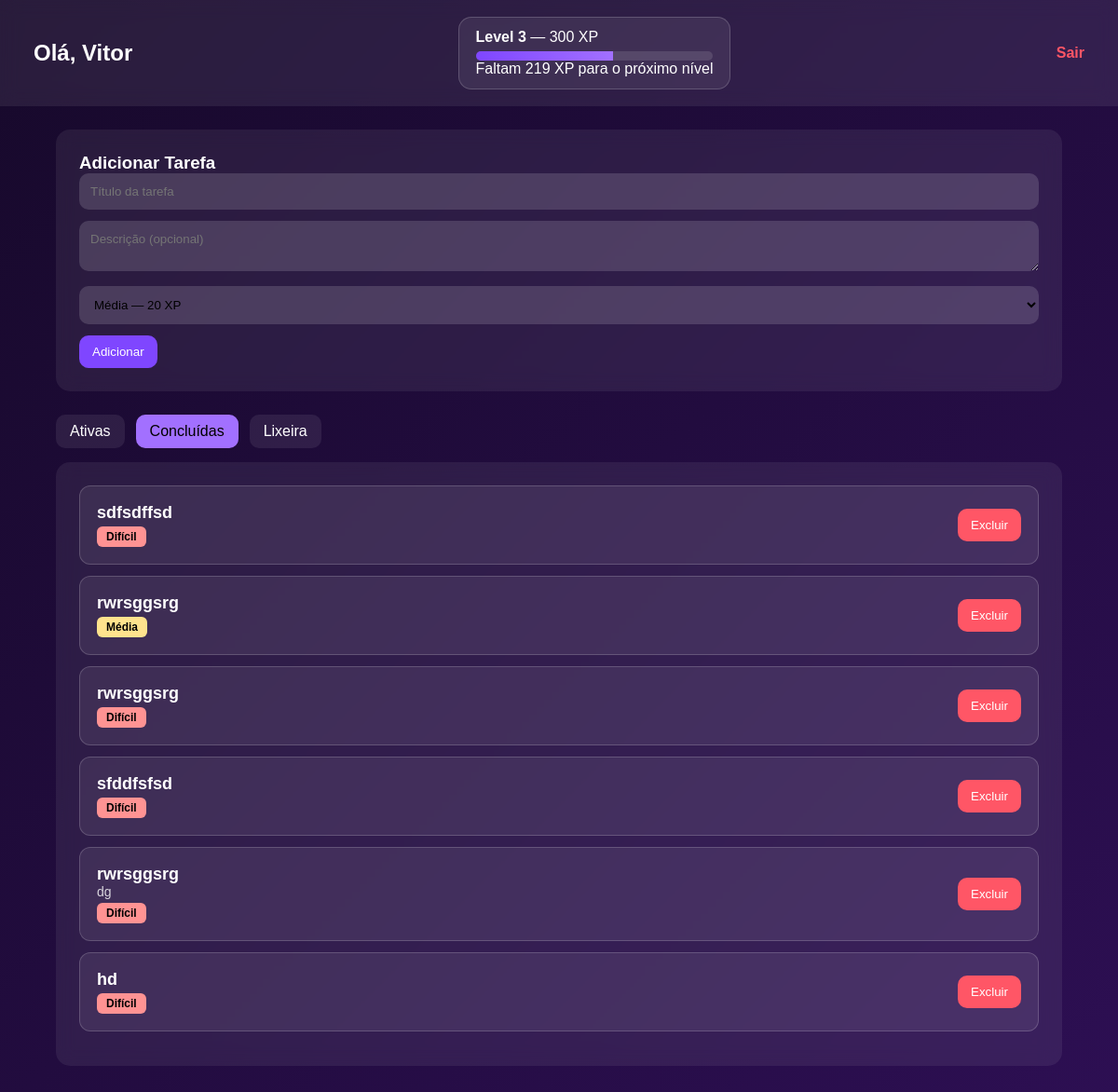
Before: /home/?tab=concluidas (signed in) with the older database file.
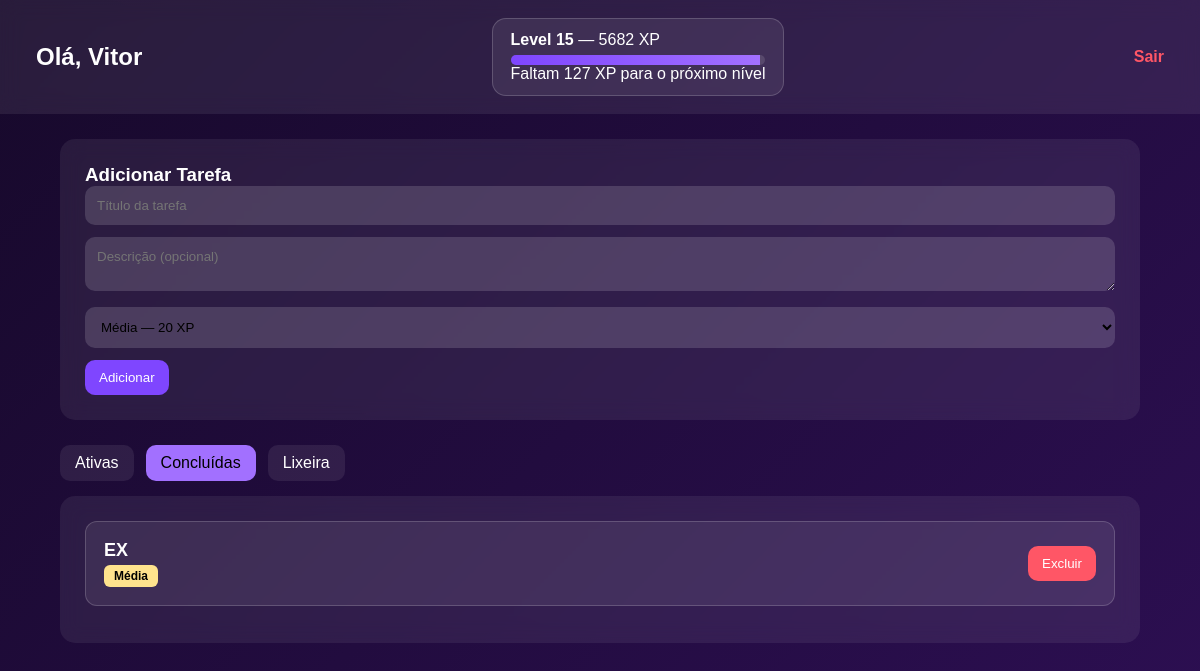
After: the same page with the newer database file.
### piapprojeto/models.py (models this page shows, shortened)
class Tarefa(models.Model):
    DIFICULDADE_CHOICES = [
        ('F', 'Fácil'),
        ('M', 'Média'),
        ('D', 'Difícil'),
    ]
    usuario = models.ForeignKey(User, on_delete=models.CASCADE)
    titulo = models.CharField(max_length=100)
    descricao = models.TextField(blank=True)
    dificuldade = models.CharField(max_length=1, choices=DIFICULDADE_CHOICES, default='M')
    concluida = models.BooleanField(default=False)
    lixeira = models.BooleanField(default=False)
    data_criacao = models.DateTimeField(auto_now_add=True)
    data_conclusao = models.DateTimeField(null=True, blank=True)
    class Meta:
        verbose_name = "Tarefa"
        verbose_name_plural = "Tarefas"

### piapprojeto/views.py (the view, shortened to what this page needs)
# urls.py: path('home/', views.home, name='home'),
@login_required
def home(request):
    perfil, created = PerfilUsuario.objects.get_or_create(usuario=request.user)
    tab = request.GET.get("tab", "ativas")
    if tab == "ativas":
        tarefas = Tarefa.objects.filter(usuario=request.user, concluida=False, lixeira=False)
    elif tab == "concluidas":
        tarefas = Tarefa.objects.filter(usuario=request.user, concluida=True, lixeira=False)
    elif tab == "lixeira":
        tarefas = Tarefa.objects.filter(usuario=request.user, lixeira=True)
    else:
        tarefas = []
    xp_needed = PerfilUsuario.xp_needed_for_level(perfil.level)
    xp_to_next = xp_needed - perfil.xp
    contexto = {
        "tarefas": tarefas,
        "tab": tab,
        "xp": perfil.xp,
        "level": perfil.level,
        "xp_needed_for_level": xp_needed,
        "xp_to_next": xp_to_next,
    }
    return render(request, 'home.html', contexto)

### piapprojeto/models.py (called while the page is built)
    @staticmethod
    def xp_needed_for_level(level):
        return int(100 * (level ** 1.5))

### piapprojeto/templates/home.html (shortened to what this page needs)
<!DOCTYPE html>
<html lang="pt-br">
<head>
    {% load static %}
    <link rel="stylesheet" href="{% static 'css/style.css' %}">
</head>
<body>
<header>
    <h2>Olá, {{ request.user.username }}</h2>
    <div class="xp-box glass">
        <strong>Level {{ level }}</strong> — {{ xp }} XP
        <div class="bar"><div id="barFill" class="bar-fill"></div></div>
        <p class="xp-info">Faltam <span id="xpToNext">{{ xp_to_next }}</span> XP para o próximo nível</p>
    </div>
    <a class="logout" href="{% url 'logout' %}">Sair</a>
</header>
<div class="container">
    <div class="card glass">
        <h3>Adicionar Tarefa</h3>
        <form method="POST">
            <input type="text" name="titulo" placeholder="Título da tarefa" required>
<textarea name="descricao" rows="2" placeholder="Descrição (opcional)" class="limit-box"></textarea>
            <div class="select-container">
    <select name="dificuldade">
        <option value="M" >Média — 20 XP</option>
    </select>
</div>
            <button class="btn primary-btn" name="add" type="submit">Adicionar</button>
        </form>
    </div>
    <div class="tabs">
        <a class="tab {% if tab == 'ativas' %}active{% endif %}" href="?tab=ativas">Ativas</a>
        <a class="tab {% if tab == 'concluidas' %}active{% endif %}" href="?tab=concluidas">Concluídas</a>
        <a class="tab {% if tab == 'lixeira' %}active{% endif %}" href="?tab=lixeira">Lixeira</a>
    </div>
    <div class="card glass">
        {% if tarefas %}
            {% for tarefa in tarefas %}
            <div class="task">
                <div>
                    <h3 class="task-title">{{ tarefa.titulo }}</h3>
                    <p class="task-desc">{{ tarefa.descricao }}</p>
                    <span class="difficulty {{ tarefa.dificuldade }}">{{ tarefa.get_dificuldade_display }}</span>
                </div>
                <div class="task-buttons">
    {% if tab == 'lixeira' %}
        <form method="POST">
            {% csrf_token %}
            <input type="hidden" name="tarefa_id" value="{{ tarefa.id }}">
            <button class="btn delete-btn" name="force_delete">Excluir</button>
        </form>
        <form method="POST">
            {% csrf_token %}
            <input type="hidden" name="tarefa_id" value="{{ tarefa.id }}">
            <button class="btn restore-btn" name="restore">Restaurar</button>
        </form>
    {% else %}
        <form method="POST">
            <button class="btn delete-btn" name="delete">Excluir</button>
        </form>
    {% endif %}
</div>
            </div>
            {% endfor %}
        {% else %}
            <p>Nenhuma tarefa aqui.</p>
        {% endif %}
    </div>
</div>
</body>
</html>

### piapprojeto/static/css/style.css (style rules this page uses)
:root { --bg-main: #17092b; --bg-secondary: #2d0f53; --glass-bg: rgba(255, 255, 255, 0.08); --glass-border: rgba(255, 255, 255, 0.18); --text: #ffffff; --text-muted: #cfcfcf; --primary: #7f46ff; --primary-light: #a270ff; --primary-dark: #5b27d8; --danger: #ff5666; --restore: #51ffa3; --card-bg: rgba(255, 255, 255, 0.07); --input-bg: rgba(255, 255, 255, 0.15); --bar-bg: rgba(255, 255, 255, 0.12); --shadow: 0 0 25px rgba(0,0,0,0.3); }
* { margin: 0; padding: 0; box-sizing: border-box; font-family: "Poppins", sans-serif; }
select, select option { color: #fff !important; background-color: #4b3b63; }
select:focus, select option:checked { color: #fff !important; }
select option { color: #000 !important; }
select { color: #000 !important; }
.select-container { position: relative; overflow: hidden; }
.select-container select { width: 100%; max-width: 100%; display: block; }
body { background: linear-gradient(135deg, var(--bg-main), var(--bg-secondary)); color: var(--text); min-height: 100vh; display: flex; flex-direction: column; }
.btn { padding: 10px 14px; border-radius: 10px; border: none; cursor: pointer; transition: 0.2s; color: white; font-weight: 500; }
.primary-btn { background: var(--primary); }
.delete-btn { background: var(--danger); }
header { padding: 18px 36px; display: flex; justify-content: space-between; align-items: center; background: var(--glass-bg); backdrop-filter: blur(10px); }
.logout { color: var(--danger); text-decoration: none; font-weight: bold; }
.xp-box { background: var(--glass-bg); padding: 12px 18px; border-radius: 14px; border: 1px solid var(--glass-border); }
.bar { width: 100%; height: 10px; border-radius: 10px; background: var(--bar-bg); margin-top: 6px; overflow: hidden; }
.bar-fill { height: 100%; width: 0%; background: linear-gradient(90deg, var(--primary), var(--primary-light)); transition: width 0.6s ease; }
.card { background: var(--card-bg); padding: 25px; border-radius: 15px; margin-bottom: 25px; backdrop-filter: blur(10px); }
.container { width: 90%; max-width: 1100px; margin: 25px auto; }
.card input, .card textarea, .card select { width: 100%; padding: 12px; background: var(--input-bg); border-radius: 10px; border: none; color: var(--text); margin-bottom: 12px; }
.tabs { display: flex; gap: 12px; margin-bottom: 15px; }
.tab { padding: 8px 14px; border-radius: 10px; background: var(--glass-bg); border: 1px solid transparent; text-decoration: none; color: var(--text); transition: 0.2s; }
.tab.active { background: var(--primary-light); color: black; }
.task { background: var(--glass-bg); padding: 18px; border-radius: 12px; margin-bottom: 12px; display: flex; justify-content: space-between; align-items: center; border: 1px solid var(--glass-border); }
.task-title { font-size: 18px; font-weight: bold; }
.difficulty { padding: 4px 10px; border-radius: 6px; font-size: 12px; color: #000; font-weight: bold; margin-top: 4px; display: inline-block; }
.difficulty.M { background: #FFE38D; }

Changed rows visible on the page:
removed Tarefa: titulo "sdfsdffsd", dificuldade "Difícil"
removed Tarefa: titulo "rwrsggsrg", dificuldade "Média"
removed Tarefa: titulo "rwrsggsrg", dificuldade "Difícil"
removed Tarefa: titulo "sfddfsfsd", dificuldade "Difícil"
removed Tarefa: titulo "rwrsggsrg", descricao "dg", dificuldade "Difícil"
removed Tarefa: titulo "hd", dificuldade "Difícil"
added Tarefa: titulo "EX", dificuldade "Média"
Other visible differences:
{{ level }}: "3" → "15"
{{ xp }}: "300" → "5682"
{{ xp_to_next }}: "219" → "127"
